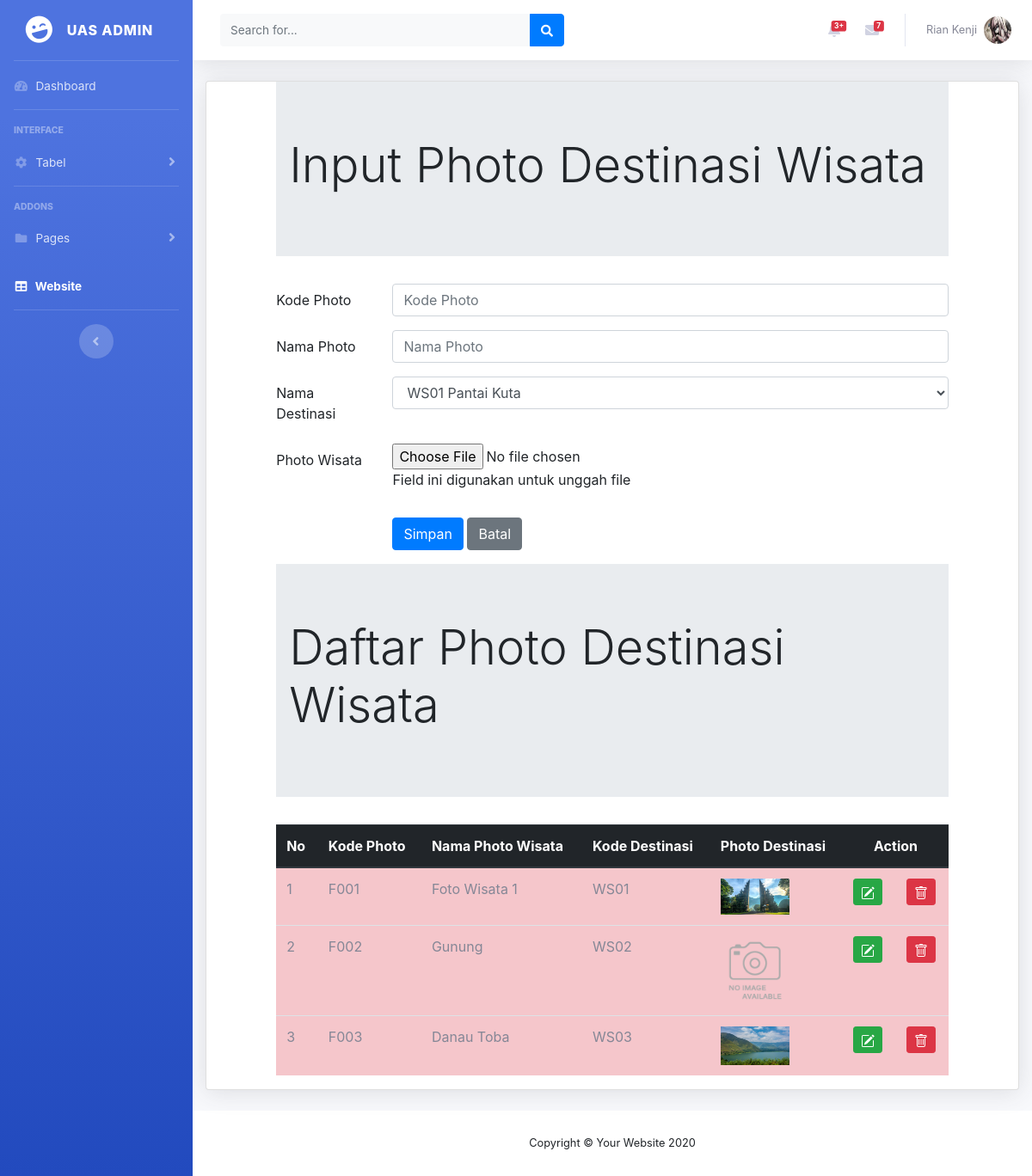
Page /photodestinasi.php (signed in) on the committed database.
### tables this page shows
CREATE TABLE `fotodestinasi` (
  `fotoID` char(5) NOT NULL,
  `fotonama` char(60) NOT NULL,
  `destinasiID` char(4) NOT NULL,
  `fotofile` text NOT NULL
);

### photodestinasi.php (the view, shortened to what this page needs)
<!DOCTYPE html>
  <?php include "header.php"; ?>
  <div class="container-fluid">
  <div class="card shadow mb-4">
<?php
 include "includes/config.php";
 $datadestinasi = mysqli_query($connection, "select * from destinasi");
?>
<html>
<head>
	<link rel="stylesheet" type="text/css" href="https://cdnjs.cloudflare.com/ajax/libs/select2/4.0.3/css/select2.min.css">
  <link rel="stylesheet" type="text/css" href="css/bootstrap.min.css">
</head>
<body>
	<div class="row">
	<div class="col-sm-1"></div>
	<div class="col-sm-10">
		<div class="jumbotron jumbotron-fluid">
			<div class="container">
				<h1 class="display-4"> Input Photo Destinasi Wisata </h1>
			</div>
		</div>
       <form method="POST" enctype="multipart/form-data">
       	<div class="form-group row">
          <label for="kodefoto" class="col-sm-2 col-form-label"> Kode Photo </label>
          <div class="col-sm-10">
          	<input type="text" class="form-control" id="kodefoto" name="inputkode" placeholder="Kode Photo" maxlength="4">
          </div>
       	</div>
       	<div class="form-group row">
          <label for="namafoto" class="col-sm-2 col-form-label"> Nama Photo </label>
          <div class="col-sm-10">
          	<input type="text" class="form-control" id="namafoto" name="inputnama" placeholder="Nama Photo">
          </div>
       	</div>
       	<div class="form-group row">
          <label for="namadestinasi" class="col-sm-2 col-form-label"> Nama Destinasi </label>
          <div class="col-sm-10">
          	<select class="form-control" id="namadestinasi" name="kodedestinasi">
          		<?php
                  while($row = mysqli_fetch_array($datadestinasi)){ ?>
                  	<option value="<?php echo $row["destinasiID"]?>">
                  		<?php echo $row["destinasiID"];?>
                  		<?php echo $row["destinasiNama"];?>
                  	</option>
          		<?php } ?>
          	</select>
          </div>
       	</div>
       	<div class="form-group row">
          <label for="file" class="col-sm-2 col-form-label"> Photo Wisata </label>
          <div class="col-sm-10">
          	<input type="file" id="file" name="file">
          	<p class="help-block">Field ini digunakan untuk unggah file </p>
          </div>
       	</div>
        <div class="form-group row">
          <div class="col-sm-2"></div>
          <div class="col-sm-10">
            <input type="submit" name="Simpan" class="btn btn-primary" value="Simpan">
            <input type="submit" name="Batal" class="btn btn-secondary" value="Batal">
          </div>
        </div>
       </form>
	</div>
	<div class="col-sm-1"></div>
 </div>
 <div class="row">
   <div class="col-sm-1"></div>
   <div class="col-sm-10">
     <div class="jumbotron jumbotron-fluid">
       <div class="container">
         <h1 class="display-4"> Daftar Photo Destinasi Wisata </h1>
       </div>
     </div>
   <table class="table table-hover table-danger">
    <thead class="thead-dark">
      <tr>
        <th>No</th>
        <th>Kode Photo</th>
        <th>Nama Photo Wisata</th>
        <th>Kode Destinasi</th>
        <th>Photo Destinasi</th>
        <th colspan="2" style="text-align: center;"> Action </th>
      </tr>
    </thead>
    <tbody>
      <?php
       $query = mysqli_query($connection, "select * from fotodestinasi");
       $nomor = 1;
       while ($row = mysqli_fetch_array($query)) { ?>
         <tr>
           <td><?php echo $nomor;?></td>
           <td><?php echo $row['fotoID'];?></td>
           <td><?php echo $row['fotonama'];?></td>
           <td><?php echo $row['destinasiID'];?></td>
           <td>
             <?php if(is_file("img/".$row['fotofile']))
             { ?>
              <img src="img/<?php echo $row['fotofile']?>" width="80">
        <?php } else
         echo "<img src='img/noimage.png' width ='80'";
        ?>
           </td>
           <td>
             <a href="photodestinasiubah.php?ubahfoto=<?php echo $row['fotoID']?>" class="btn btn-success btn-sm" title="EDIT">
             </a>
           </td>
           <td>
            <a href="photodestinasihapus.php?hapusfoto=<?php echo $row['fotoID']?>" class="btn btn-danger btn-sm" title="HAPUS">
            </a>
           </td>
         </tr>
       <?php $nomor = $nomor + 1;?>
       <?php } ?>
    </tbody>
   </table>
      </div>
   <div class="col-sm-1"></div>
 </div>
 </div>
 </div>
 <?php include "footer.php" ?>
</body>
</html>

### header.php (shortened to what this page needs)
<head>
    <link href="vendor/fontawesome-free/css/all.min.css" rel="stylesheet" type="text/css">
    <link href="css/sb-admin-2.min.css" rel="stylesheet">
    <link href="vendor/datatables/dataTables.bootstrap4.min.css" rel="stylesheet">
</head>
<body id="page-top">
    <div id="wrapper">
        <ul class="navbar-nav bg-gradient-primary sidebar sidebar-dark accordion" id="accordionSidebar">
            <a class="sidebar-brand d-flex align-items-center justify-content-center" href="index.html">
                <div class="sidebar-brand-icon rotate-n-15">
                    <i class="fas fa-laugh-wink"></i>
                </div>
                <div class="sidebar-brand-text mx-3">UAS Admin <sup></sup></div>
            </a>
            <hr class="sidebar-divider my-0">
            <li class="nav-item">
                <a class="nav-link" href="index.php">
                    <i class="fas fa-fw fa-tachometer-alt"></i>
                    <span>Dashboard</span></a>
            </li>
            <hr class="sidebar-divider">
            <div class="sidebar-heading">
                Interface
            </div>
            <li class="nav-item">
                <a class="nav-link collapsed" href="#" data-toggle="collapse" data-target="#collapseTwo"
                    aria-expanded="true" aria-controls="collapseTwo">
                    <i class="fas fa-fw fa-cog"></i>
                    <span>Tabel</span>
                </a>
            </li>
            <hr class="sidebar-divider">
            <div class="sidebar-heading">
                Addons
            </div>
            <li class="nav-item">
                <a class="nav-link collapsed" href="#" data-toggle="collapse" data-target="#collapsePages"
                    aria-expanded="true" aria-controls="collapsePages">
                    <i class="fas fa-fw fa-folder"></i>
                    <span>Pages</span>
                </a>
            </li>
            <li class="nav-item active">
                <a class="nav-link" href="website.php" target="_blank">
                    <i class="fas fa-fw fa-table"></i>
                    <span>Website</span></a>
            </li>
            <hr class="sidebar-divider d-none d-md-block">
            <div class="text-center d-none d-md-inline">
                <button class="rounded-circle border-0" id="sidebarToggle"></button>
            </div>
        </ul>
        <div id="content-wrapper" class="d-flex flex-column">
            <div id="content">
                <nav class="navbar navbar-expand navbar-light bg-white topbar mb-4 static-top shadow">
                    <form
                        class="d-none d-sm-inline-block form-inline mr-auto ml-md-3 my-2 my-md-0 mw-100 navbar-search">
                        <div class="input-group">
                            <input type="text" class="form-control bg-light border-0 small" placeholder="Search for..."
                                aria-label="Search" aria-describedby="basic-addon2">
                            <div class="input-group-append">
                                <button class="btn btn-primary" type="button">
                                    <i class="fas fa-search fa-sm"></i>
                                </button>
                            </div>
                        </div>
                    </form>
                    <ul class="navbar-nav ml-auto">
                        <li class="nav-item dropdown no-arrow mx-1">
                            <a class="nav-link dropdown-toggle" href="#" id="alertsDropdown" role="button"
                                data-toggle="dropdown" aria-haspopup="true" aria-expanded="false">
                                <span class="badge badge-danger badge-counter">3+</span>
                            </a>
                        </li>
                        <li class="nav-item dropdown no-arrow mx-1">
                            <a class="nav-link dropdown-toggle" href="#" id="messagesDropdown" role="button"
                                data-toggle="dropdown" aria-haspopup="true" aria-expanded="false">
                                <i class="fas fa-envelope fa-fw"></i>
                                <span class="badge badge-danger badge-counter">7</span>
                            </a>
                        </li>
                        <li class="nav-item dropdown no-arrow">
                            <a class="nav-link dropdown-toggle" href="#" id="userDropdown" role="button"
                                data-toggle="dropdown" aria-haspopup="true" aria-expanded="false">
                                <span class="mr-2 d-none d-lg-inline text-gray-600 small">Rian Kenji</span>
                                <img class="img-profile rounded-circle"
                                    src="img/bocchi1.jpg">
                            </a>
                        </li>
                    </ul>
                </nav>

### footer.php (shortened to what this page needs)
 </div>
            <footer class="sticky-footer bg-white">
                <div class="container my-auto">
                    <div class="copyright text-center my-auto">
                        <span>Copyright &copy; Your Website 2020</span>
                    </div>
                </div>
            </footer>
        </div>
    </div>
</body>
</html>

### rows in the picture
fotodestinasi: fotoID "F001", fotonama "Foto Wisata 1", destinasiID "WS01", fotofile (picture)
fotodestinasi: fotoID "F002", fotonama "Gunung", destinasiID "WS02"
fotodestinasi: fotoID "F003", fotonama "Danau Toba", destinasiID "WS03", fotofile (picture)

### other values in the picture
form field kodedestinasi "WS01 Pantai Kuta"
